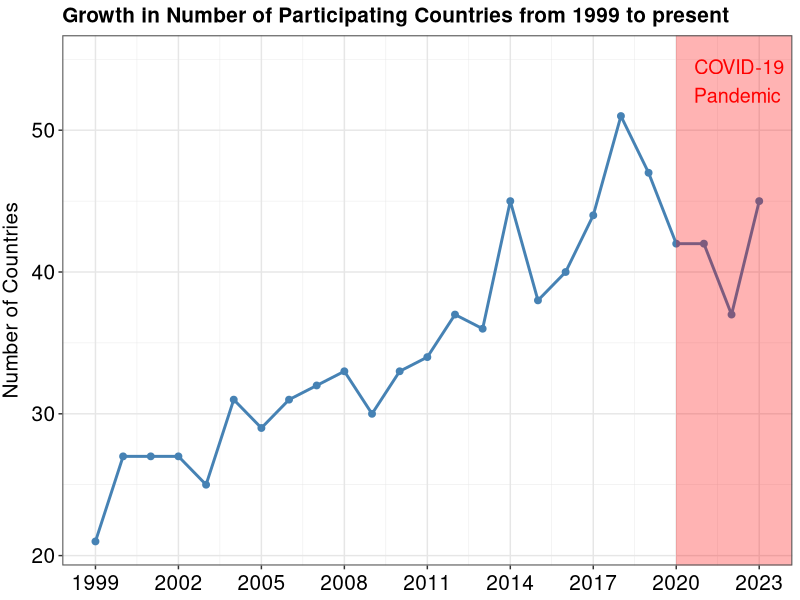
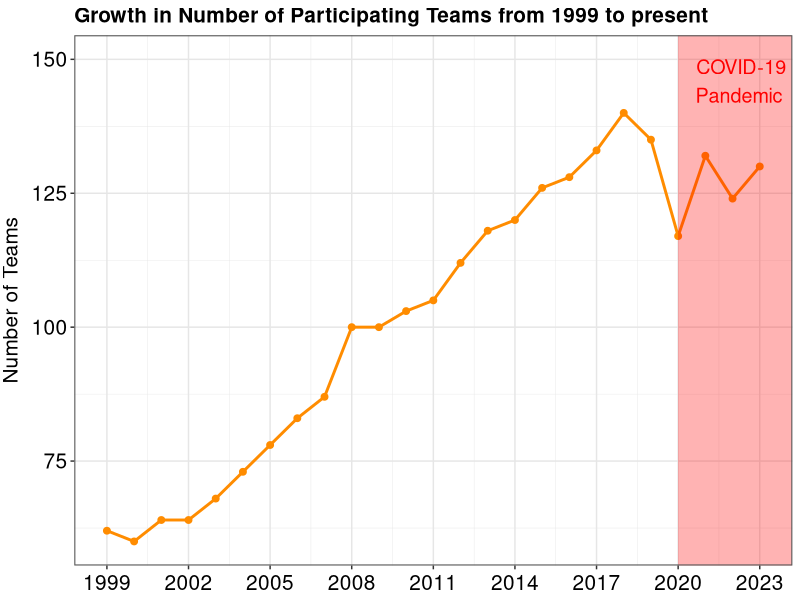
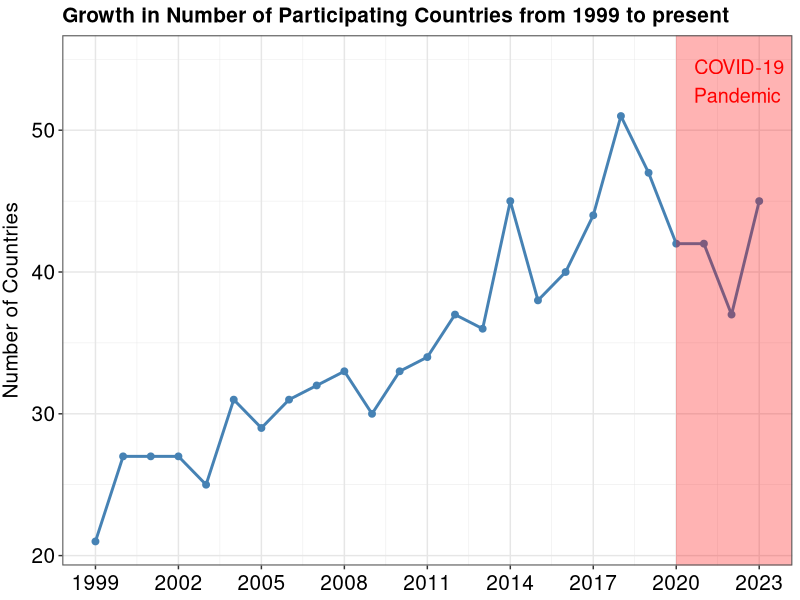
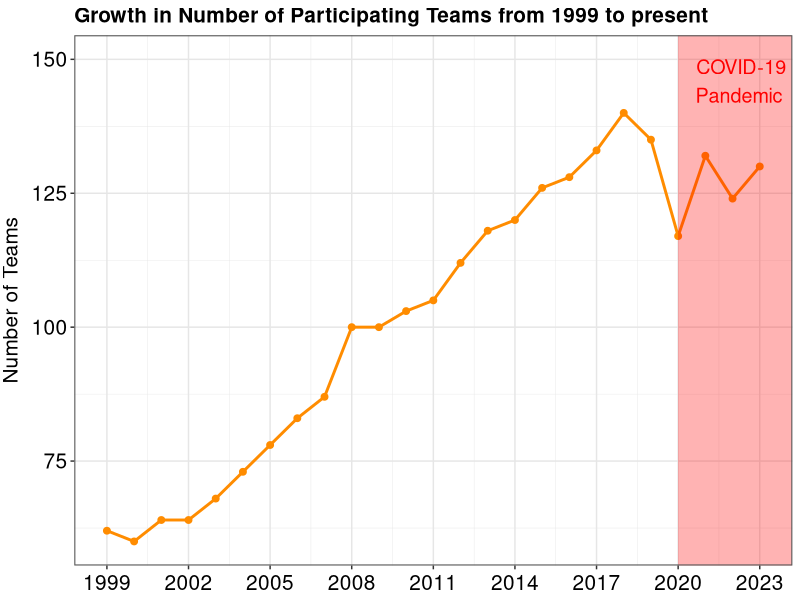

These charts were generated, in order, by the following R code:
## ---- chunk 1
library(ggplot2)
library(dplyr)
## ---- chunk 2

theme_HS<-list(theme(plot.title = element_text(lineheight=1, size=15, face="bold"), #set parameters of title
                     plot.subtitle = element_text(lineheight=1, size=12, face="bold"), # set parameters of subtitle
                     plot.caption = element_text(lineheight=1, size=13, hjust=1), # set parameters of caption
                     legend.title = element_blank (), # legend title (we don't want a title for the legens)
                     legend.text = element_text(colour="black", size = 15), # set parameters of legend text
                     legend.position="bottom", # set position of legend
                     # legend.justification=c(1,0), # set justification of legend
                     legend.background = element_rect(fill=NA, colour = NA), # set legend background
                     legend.key.size = unit(1.5, 'lines'), # set size of simbols of the legend
                     legend.key = element_rect(colour = NA, fill = NA), #set background of simbols in the legend
                     axis.title.x = element_blank (), # set x axis title (we don't want a title for the legend)
                     axis.text.x  = element_text(angle = 0,vjust=0.5, size=15,colour="black"), #set parameters of x axis text
                     axis.title.y = element_text(vjust=2, size=15,colour="black"), # set y axis title 
                     axis.text.y  = element_text(vjust=0.5, size=15,colour="black"), #set parameters of y axis text
                     strip.text = element_text(size=15, face="bold"), #text for facets
                     plot.background =  element_rect(fill = "white"), # set color of the background of the plot
                     panel.grid.major=element_line(colour="#E6E6E6",linewidth=.5), # set color of major grid lines
                     panel.grid.minor=element_line(colour="#E6E6E6",linewidth=.15), # set color of minor grid lines
                     panel.border = element_rect(colour = "#585858", fill=NA, linewidth=.75), #set color of panel border line
                     panel.background =element_rect(fill ="#FFFFFF", colour = "#FFFFFF"))) # set color of the background of the panel of the plot
## ---- chunk 3
icpc_data <- read.csv("data/icpc-full.csv")

# head(icpc_data)

# Asegurarse de que la columna Year sea de tipo numérico
icpc_data$Year <- as.numeric(icpc_data$Year)

# Contar el número de países y equipos por año
participation_summary <- icpc_data %>%
  group_by(Year) %>%
  summarize(
    num_countries = n_distinct(Country),
    num_teams = n_distinct(Team)
  )

# Ver el resumen de participación
head(participation_summary)
## ---- chunk 4
plot <- ggplot(participation_summary, aes(x = Year, y = num_countries)) +
  geom_line(color = "steelblue", size = 1) +
  geom_point(color = "steelblue", size = 2) +
  annotate("rect", xmin = 2020, xmax = Inf, ymin = -Inf, ymax = Inf, alpha = 0.3, fill = "red") +
  annotate("text", x = 2020, y = 55, 
           label = "COVID-19\nPandemic", vjust = 1, hjust = -0.2, color = "red", size = 5, bold = TRUE) +
scale_x_continuous(breaks = seq(1999, 2023, by = 3), limits = c(1999, 2023)) +
  labs(
    title = "Growth in Number of Participating Countries from 1999 to present",
    x = "Year",
    y = "Number of Countries"
  ) +
  theme_HS

plot

ggsave("plot.png", plot, width = 10, height = 6, units = "in", dpi = 300)
## ---- chunk 5
# Gráfico del crecimiento en el número de equipos participantes
plot <- ggplot(participation_summary, aes(x = Year, y = num_teams)) +
  geom_line(color = "darkorange", size = 1) +
  geom_point(color = "darkorange", size = 2) +
  annotate("rect", xmin = 2020, xmax = Inf, ymin = -Inf, ymax = Inf, alpha = 0.3, fill = "red") +
  annotate("text", x = 2020, y = 150, 
           label = "COVID-19\nPandemic", vjust = 1, hjust = -0.2, color = "red", size = 5, bold = TRUE) +
  scale_x_continuous(breaks = seq(1999, 2023, by = 3), limits = c(1999, 2023)) +
  labs(
    title = "Growth in Number of Participating Teams from 1999 to present",
    x = "Year",
    y = "Number of Teams"
  ) +
  theme_HS

plot

ggsave("plot2.png", plot, width = 10, height = 6, units = "in", dpi = 300)
